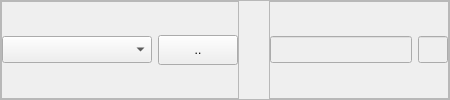
                     <widget class="QFrame" name="frame_69">
                      <property name="sizePolicy">
                       <sizepolicy hsizetype="Preferred" vsizetype="Maximum">
                        <horstretch>0</horstretch>
                        <verstretch>0</verstretch>
                       </sizepolicy>
                      </property>
                      <property name="minimumSize">
                       <size>
                        <width>400</width>
                        <height>0</height>
                       </size>
                      </property>
                      <property name="maximumSize">
                       <size>
                        <width>16777215</width>
                        <height>16777215</height>
                       </size>
                      </property>
                      <property name="frameShape">
                       <enum>QFrame::StyledPanel</enum>
                      </property>
                      <property name="frameShadow">
                       <enum>QFrame::Raised</enum>
                      </property>
                      <layout class="QHBoxLayout" name="horizontalLayout_75">
                       <property name="spacing">
                        <number>30</number>
                       </property>
                       <property name="leftMargin">
                        <number>0</number>
                       </property>
                       <property name="topMargin">
                        <number>0</number>
                       </property>
                       <property name="rightMargin">
                        <number>0</number>
                       </property>
                       <property name="bottomMargin">
                        <number>0</number>
                       </property>
                       <item>
                        <widget class="QFrame" name="frame_70">
                         <property name="frameShape">
                          <enum>QFrame::StyledPanel</enum>
                         </property>
                         <property name="frameShadow">
                          <enum>QFrame::Raised</enum>
                         </property>
                         <layout class="QHBoxLayout" name="horizontalLayout_76">
                          <property name="leftMargin">
                           <number>0</number>
                          </property>
                          <property name="topMargin">
                           <number>0</number>
                          </property>
                          <property name="rightMargin">
                           <number>0</number>
                          </property>
                          <property name="bottomMargin">
                           <number>0</number>
                          </property>
                          <item>
                           <widget class="QComboBox" name="cboMk_8">
                            <property name="minimumSize">
                             <size>
                              <width>150</width>
                              <height>0</height>
                             </size>
                            </property>
                            <property name="maximumSize">
                             <size>
                              <width>200</width>
                              <height>16777215</height>
                             </size>
                            </property>
                            <property name="font">
                             <font>
                              <pointsize>12</pointsize>
                             </font>
                            </property>
                            <item>
                             <property name="text">
                              <string/>
                             </property>
                            </item>
                           </widget>
                          </item>
                          <item>
                           <widget class="QPushButton" name="btnCariMk_8">
                            <property name="minimumSize">
                             <size>
                              <width>44</width>
                              <height>10</height>
                             </size>
                            </property>
                            <property name="maximumSize">
                             <size>
                              <width>16777215</width>
                              <height>30</height>
                             </size>
                            </property>
                            <property name="text">
                             <string>..</string>
                            </property>
                           </widget>
                          </item>
                         </layout>
                        </widget>
                       </item>
                       <item>
                        <widget class="QFrame" name="frame_71">
                         <property name="frameShape">
                          <enum>QFrame::StyledPanel</enum>
                         </property>
                         <property name="frameShadow">
                          <enum>QFrame::Raised</enum>
                         </property>
                         <layout class="QHBoxLayout" name="horizontalLayout_77">
                          <property name="leftMargin">
                           <number>0</number>
                          </property>
                          <property name="topMargin">
                           <number>0</number>
                          </property>
                          <property name="rightMargin">
                           <number>0</number>
                          </property>
                          <property name="bottomMargin">
                           <number>0</number>
                          </property>
                          <item>
                           <widget class="QLineEdit" name="txtMk_8">
                            <property name="enabled">
                             <bool>false</bool>
                            </property>
                            <property name="minimumSize">
                             <size>
                              <width>0</width>
                              <height>0</height>
                             </size>
                            </property>
                            <property name="maximumSize">
                             <size>
                              <width>16777215</width>
                              <height>16777215</height>
                             </size>
                            </property>
                            <property name="font">
                             <font>
                              <pointsize>12</pointsize>
                             </font>
                            </property>
                           </widget>
                          </item>
                          <item>
                           <widget class="QLineEdit" name="txtSksMk_8">
                            <property name="enabled">
                             <bool>false</bool>
                            </property>
                            <property name="minimumSize">
                             <size>
                              <width>30</width>
                              <height>0</height>
                             </size>
                            </property>
                            <property name="maximumSize">
                             <size>
                              <width>30</width>
                              <height>16777215</height>
                             </size>
                            </property>
                            <property name="font">
                             <font>
                              <pointsize>12</pointsize>
                             </font>
                            </property>
                           </widget>
                          </item>
                         </layout>
                        </widget>
                       </item>
                      </layout>
                     </widget>
